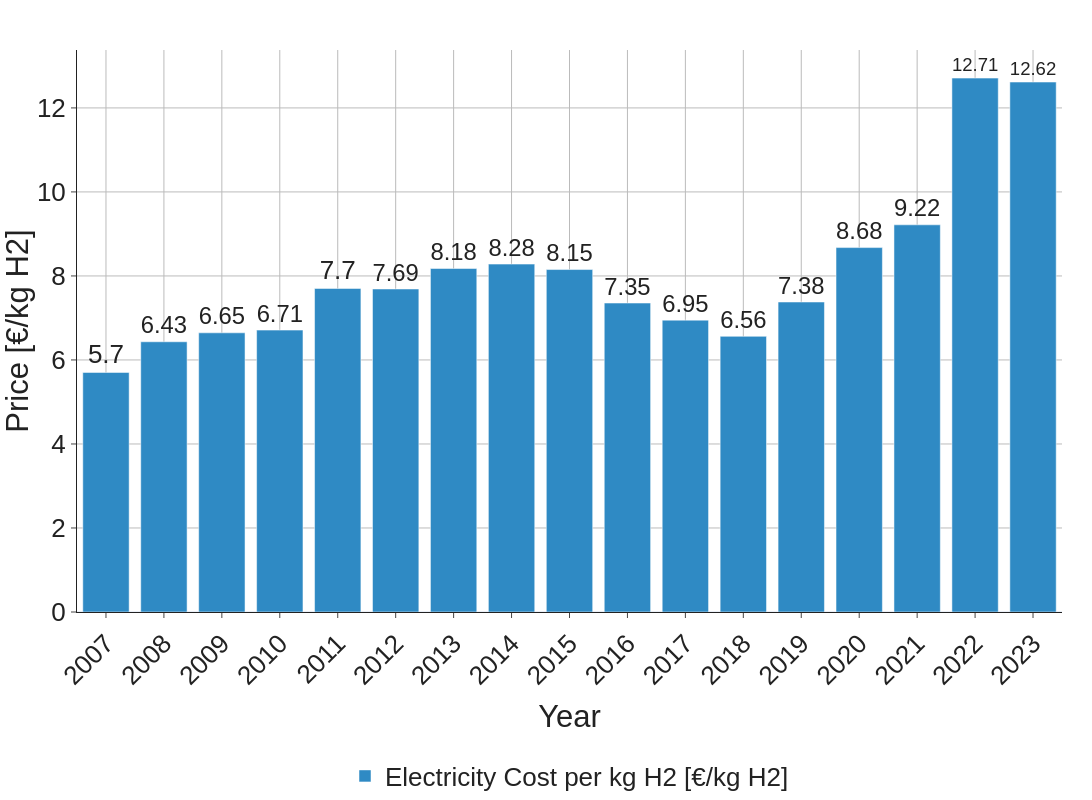

Notebook cell for this chart:
### Code cell
# Figure 5: Historical electricity costs associated with the production of 1 kg of hydrogen in Ger-many (2007–2023).
# Excel: Cost_Results+RawData (1kg H2 EnergyCost)

fig5_df = sheets_dict["Figure 5"]
print(fig5_df)
fig5_df = fig5_df.set_index("year")
fig5_df = fig5_df.sort_index(ascending=True)

fig = go.Figure()
fig.add_bar(
    x=fig5_df.index,
    y=fig5_df["price"],
    name="Electricity Cost per kg H2 [€/kg H2]",
    marker_color=COLOR_THEME[7],  # Use the same color as in Figure 1
    text=fig5_df["price"].round(2),
    textposition="outside",
)

fig.update_layout(
    # title="Energy Cost per kg H2",
    xaxis_title="Year",
    yaxis_title="Price [€/kg H2]",
    # yaxis=dict(range=[0, 0.26]),
)

fig.update_xaxes(tickmode="linear", tickangle=-45)

fig = apply_fig_defaults(fig)

export_fig(fig, "Figure_5_hydrogen_energy_costs_germany")

fig.show()

### Figure 1 — Plotly figure (JSON) as saved in the notebook; plotly's stock layout.template omitted (floating-point values rounded to 4 significant figures)
{"data": [{"marker": {"color": "rgb(47, 138, 196)"}, "name": "Electricity Cost per kg H2 [€/kg H2]", "text": [5.7, 6.43, 6.65, 6.71, 7.7, 7.69, 8.18, 8.28, 8.15, 7.35, 6.95, 6.56, 7.38, 8.68, 9.22, 12.71, 12.62], "textposition": "outside", "type": "bar", "x": [2007, 2008, 2009, 2010, 2011, 2012, 2013, 2014, 2015, 2016, 2017, 2018, 2019, 2020, 2021, 2022, 2023], "y": [5.703, 6.433, 6.646, 6.711, 7.702, 7.689, 8.177, 8.282, 8.152, 7.355, 6.948, 6.562, 7.379, 8.675, 9.217, 12.71, 12.62]}], "layout": {"font": {"color": "#222222", "family": "Arial, sans-serif", "size": 26}, "height": 800, "legend": {"orientation": "h", "title": {"text": ""}, "x": 0.5, "xanchor": "center", "y": -0.25, "yanchor": "top"}, "margin": {"b": 0, "l": 30, "r": 30, "t": 50}, "plot_bgcolor": "white", "showlegend": true, "width": 1500, "xaxis": {"gridcolor": "#bbbbbb", "gridwidth": 1, "linecolor": "#222", "linewidth": 1, "showgrid": true, "tickangle": -45, "ticklen": 5, "tickmode": "linear", "ticks": "outside", "title": {"text": "Year"}}, "yaxis": {"gridcolor": "#bbbbbb", "gridwidth": 1, "linecolor": "#222", "linewidth": 1, "showgrid": true, "ticklen": 5, "ticks": "outside", "title": {"text": "Price [€/kg H2]"}}}}
